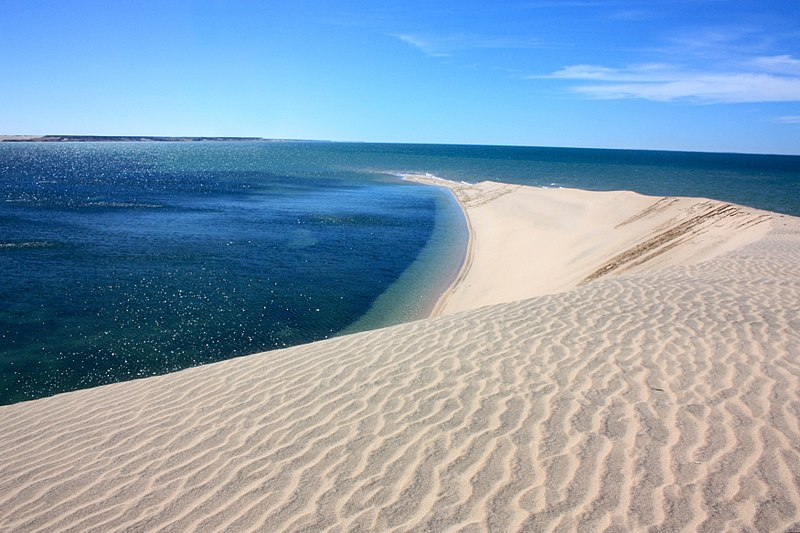
#> input picture src.jpg, 800 x 533 px
$ python fractal.py
#> lines starting #> are read from the running program, lines starting #| are printed output that depends on the picture
import numpy as np
import cv2
import sys
import time
import math

debug = True

path = "./src.jpg"

height, width = cv2.imread(path, 0).shape
#> height = 533; width = 800
img = cv2.imread(path)
#> img is the input picture: shape (533, 800, 3); mean B, G, R 178.1, 157.1, 132.9


def getAreaAverage(x1, x2, y1, y2, img):
    if x2-x1 == 0 or y2-x1 == 0:
        print('getting area average of empty slice')
        return [0, 0, 0]

    arrSlice = img[y1:y2, x1:x2]

    if not len(arrSlice):
        return [0, 0, 0]

    return arrSlice.mean(axis=0).mean(axis=0)


def fillArea(x1, x2, y1, y2, img, value):
    '''npImg = np.array(img)
    npImg[y1:y2, x1:x2] = [x[:] for x in [[value] * (x2-x1)] * (y2-y1)]
    img = npImg.tolist()'''

    height = len(img)
    width = len(img[0])
    for x in range(x2-x1):
        for y in range(y2-y1):
            if x+x1 < width and y+y1 < height:
                img[y+y1][x+x1] = value


def getAreaLoss(x1, x2, y1, y2, img):

    if x2-x1 == 0 or y2-x1 == 0:
        return 0

    avg = getAreaAverage(x1, x2, y1, y2, img)

    if True or (y2-y1 > 2 and y2-y1 > 2):
        # fast method does not give same loss as slow version for some reason
        avgArr = [x[:] for x in [[avg] * (x2-x1)] * (y2-y1)]

        if not len(avgArr):
            return 0

        return abs(img[y1:y2, x1:x2] -
                   avgArr).sum(axis=0).sum(axis=0).sum(axis=0)
    else:
        loss = 0
        for x in range(x2-x1):
            for y in range(y2-y1):
                diff = abs(img[y][x]-avg)
                for i in range(len(diff)):
                    loss += diff[i]

        return loss


def getDeeperAreas(x1, x2, y1, y2, img, depth):

    xAvg = (x1+x2)//2
    yAvg = (y1+y2)//2

    return [{
        'x1': x1,
        'x2': xAvg,
        'y1': y1,
        'y2': yAvg,
        'loss': getAreaLoss(x1, xAvg, y1, yAvg, img),
        'depth': depth+1
    },
        {
        'x1': x1,
        'x2': xAvg,
        'y1': yAvg,
        'y2': y2,
        'loss': getAreaLoss(x1, xAvg, yAvg,  y2, img),
        'depth': depth+1
    },
        {
        'x1': xAvg,
        'x2': x2,
        'y1': y1,
        'y2': yAvg,
        'loss': getAreaLoss(xAvg, x2, y1, yAvg, img),
        'depth': depth+1
    },
        {
        'x1': xAvg,
        'x2': x2,
        'y1': yAvg,
        'y2': y2,
        'loss': getAreaLoss(xAvg, x2, yAvg, y2, img),
        'depth': depth+1
    },
    ]


avg = getAreaAverage(0, width, 0, height, img)
#> avg = [178.1, 157.1, 132.9]
areas = []
areas = getDeeperAreas(0, width, 0, height, img, 1)
#> in getDeeperAreas, `xAvg = (x1+x2)//2`: xAvg = 400
#> in getDeeperAreas, `yAvg = (y1+y2)//2`: yAvg = 266
#> in getAreaLoss, `avg = getAreaAverage(x1, x2, y1, y2, img)`: avg = [200.9, 149.5, 89.24]
#> in getAreaLoss, `avgArr = [x[:] for x in [[avg] * (x2-x1)] * (y2-y1)]`: avgArr = 266 items
#> call 3 of getAreaAverage, with x1 = 0, x2 = 400, y1 = 266, y2 = 533
#> in getAreaAverage (call 3), `arrSlice = img[y1:y2, x1:x2]`:
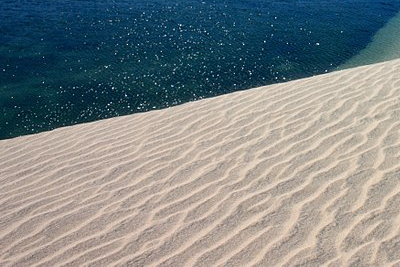
#> arrSlice: shape (267, 400, 3); mean B, G, R 133.5, 133.2, 126.7
#> call 4 of getAreaAverage, with x1 = 400, x2 = 800, y1 = 0, y2 = 266
#> in getAreaAverage (call 4), `arrSlice = img[y1:y2, x1:x2]`:
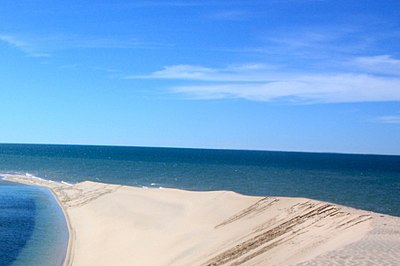
#> arrSlice: shape (266, 400, 3); mean B, G, R 212.4, 166.8, 120.7
#> in getAreaAverage (call 5), `arrSlice = img[y1:y2, x1:x2]`:
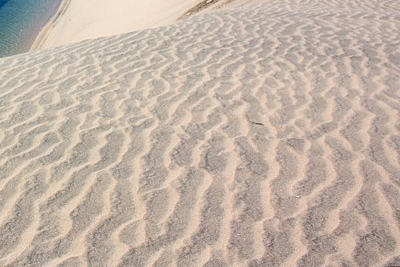
#> arrSlice: shape (267, 400, 3); mean B, G, R 165.9, 178.8, 194.7
#> areas = 4 items
outImg = []

areas.sort(key=lambda x: x['loss'])


def printAreasLoss(areas):
    print("___")
    for i in range(len(areas)):
        print("loss", i, areas[i]['loss'])


for y in range(height):
    outImg.append([])
    for x in range(width):
        outImg[y].append([0, 0, 0])


def addToAreaQueue(area, areas):
    oldPivot = len(areas)
    pivot = len(areas) // 2
    areaLoss = area['loss']
    pivotChange = abs(math.ceil((pivot-oldPivot)))

    while oldPivot != pivot:
        oldPivot = pivot
        pivotLoss = areas[pivot]['loss']

        if areaLoss > pivotLoss:
            pivot += pivotChange
        else:
            pivot -= pivotChange

        pivot = max(0, min(len(areas)-1, pivot))
        pivotChange = abs(math.floor((pivot-oldPivot))//2)

    areas.insert(pivot, area)


def doAreaFractal(area, areas):
#> (the run stopped early here; a loop or call above may not have finished)
